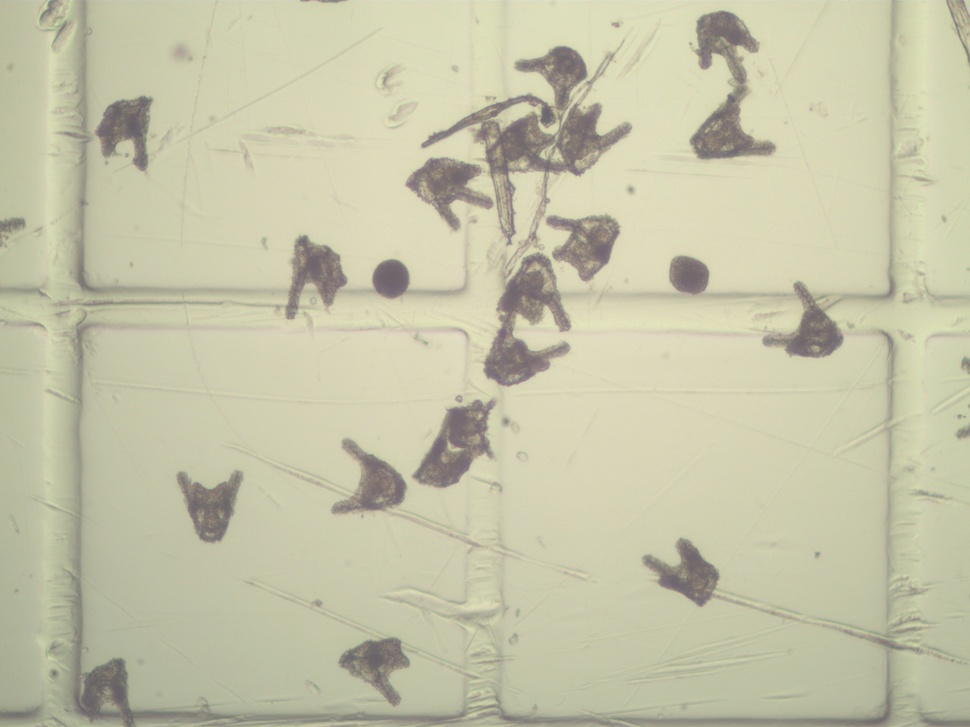
#> input picture LARVAS_1.jpg, 970 x 727 px, shrunk from 2048 x 1536 before the run
$ python Find.py
#> lines starting #> are read from the running program, lines starting #| are printed output that depends on the picture; after the words box and inside, x2 and y2 are one past the last pixel; in counts of white or black regions, pixels touching at a corner belong together
### imgClass.py
import matplotlib.pyplot as plt
from os import path, makedirs
import numpy as np
import math
import cv2

class Img:
    #======================================INIT=======================================
    def __init__(self, img):
        self.image = img

    #============================IMAGE-REPLACING-FUNCTIONS============================
    #Functions that replaces the target image by the transformed one

    #---BGRToGray---#
    def BGRToGray(self):
        image = cv2.cvtColor(self.image, cv2.COLOR_BGR2GRAY)
        self.image = image

    #---Binary---#
    def binary(self, limit = 1):
        binary = self.image
        binary[binary >= limit] = 255
        binary[binary < limit] = 0
        self.image = binary

    #---Blur---#
    def blur(self, ksize = (3, 3)):
        self.image = cv2.blur(self.image, ksize)

    #---Canny---#
    def canny(self, min, max):
        canny = cv2.Canny(self.image, min, max)
        self.image = canny

    #---Close---#
    def close(self, ksize = (20, 20), ktype = cv2.MORPH_ELLIPSE):
        self.image = cv2.morphologyEx(self.image, cv2.MORPH_CLOSE, cv2.getStructuringElement(cv2.MORPH_ELLIPSE, (20, 20)))

    #---Dilate---#
    def dilate(self, ksize = (3, 3)):
        kernel = np.ones((ksize))
        self.image = cv2.dilate(self.image, kernel)

    #---Erode---#
    def erode(self, ksize = (3, 3)):
        kernel = np.ones((ksize))
        self.image = cv2.erode(self.image, kernel)

    #---Flood Fill---#
    def floodFill(self, dstPixel = (0, 0)):
        cv2.floodFill(self.image, np.zeros((self.image.shape[0]+ 2, self.image.shape[1] + 2), dtype='uint8'), (0, 0), 128)
        self.image[self.image < 1] = 255
        self.image[self.image <= 128] = 0

    #---Gaussian Blur---#
    def gaussBlur(self, ksize = (3, 3), sigma = 3):
        self.image = cv2.GaussianBlur(self.image, ksize, sigma)

    #---GrayToBGR---#
    def grayToBGR(self):
        image = cv2.cvtColor(self.image, cv2.COLOR_GRAY2BGR)
        self.image = image

    #---Insert Border---#
    def insertBorder(self, top, bottom, left, right, borderType):
        self.image = cv2.copyMakeBorder(self.image, top, bottom, left, right, borderType)
        self.borders = [top, bottom, left, right]

    #---Invert---#
    def invert(self):
        self.image = cv2.bitwise_not(self.image)

    #---Laplacian---#
    def laplacian(self):
        laplacian = cv2.Laplacian(self.image, -1)
        self.image = laplacian

    #---Log---#
    # [6 lines left out: function log, not called in this run]

    #---Mark Objects---#
    def markObjects(self, dst, color):
        contours, hier = cv2.findContours(self.image, cv2.RETR_EXTERNAL, cv2.CHAIN_APPROX_NONE)
        for cnt in contours:
            (x, y, w, h) = cv2.boundingRect(cnt)
            cv2.rectangle(dst, (x - 10, y - 10), (x + w + 10, y + h + 10), color, 5)
        return len(contours)

    #---Open---#
    def open(self, ksize = (20, 20), ktype = cv2.MORPH_ELLIPSE):
        self.image = cv2.morphologyEx(self.image, cv2.MORPH_OPEN, cv2.getStructuringElement(cv2.MORPH_ELLIPSE, (20, 20)))

    #---Power---#
    def power(self, factor):
        powerImage = (255/255**factor) * (self.image ** factor)
        self.image = powerImage.astype("uint8")

    #---Pyr Down---#
    def pyrDown(self, times = 1):
        for i in range(times):
            self.image = cv2.pyrDown(self.image)

    #---Pyr Up---#
    def pyrUp(self, times = 1):
        for i in range(times):
            self.image = cv2.pyrUp(self.image)

    #---Remove Border---#
    # [5 lines left out: function removeBorder, not called in this run]

    #---Remove Objects by Size---#
    def removeObjectsBySize(self, areaMin = 0, minPercentOfNonWhite = 20):
        imgArea = self.image.shape[0]*self.image.shape[1]
        contours, hier = cv2.findContours(self.image, cv2.RETR_EXTERNAL, cv2.CHAIN_APPROX_NONE)
        for cnt in contours:
            (x, y, w, h) = cv2.boundingRect(cnt)
            if(h > w*1.5):
                cv2.line(self.image, (x, y + (h//2)), (x+w, y + (h//2)), (0, 0, 0), 1)
            elif(w > h*1.5):
                cv2.line(self.image, (x + (w//2), y), (x + (w//2), y + h), (0, 0, 0), 1)
        contours, hier = cv2.findContours(self.image, cv2.RETR_EXTERNAL, cv2.CHAIN_APPROX_NONE)
        for cnt in contours:
            (x, y, w, h) = cv2.boundingRect(cnt)
            if(areaMin <= cv2.contourArea(cnt) <= imgArea * 0.001271 or (w > self.image.shape[1] / 4 or h > self.image.shape[0] / 4) or (cv2.countNonZero(self.image[y:y+h, x:x+w]) < h*w*minPercentOfNonWhite/100)):
                self.image[y:y+h, x:x+w] = 0

    #---Sepia---#
    # [8 lines left out: function sepia, not called in this run]

    #---Sobel---#
    def sobel(self):
        sobel = cv2.add(cv2.Sobel(self.image, -1, 0, 1), cv2.Sobel(self.image, -1, 1, 0))
        self.image = sobel

    #---Window---#
    def window(self):
        imgArea = self.image.shape[0] * self.image.shape[1]
        intensities = np.zeros(256)
        for y in range(self.image.shape[0]):
            for x in range(self.image.shape[1]):
                g = self.image[y, x]
                intensities[g] += 100/imgArea
        minThreshold, maxThreshold = 0, 0

        for i in range(255, 0, -1):
            maxThreshold = intensities[i]
            if maxThreshold > 2:
                maxThreshold = i
                break
            intensities[i - 1] += intensities[i]
            intensities[i] = 0

        for i in range(255):
            minThreshold = intensities[i]
            if minThreshold > 2:
                minThreshold = i
                break
            intensities[i + 1] += intensities[i]
            intensities[i] = 0

        result = np.zeros(self.image.shape)
        result = (self.image.astype('float32') - minThreshold) * (255/(maxThreshold - minThreshold))
        result[result > 255] = 255
        result[result < 0] = 0
        self.image = result.astype('uint8')

    #============================TOOLS============================
    #Functions that do not alter the image

    #---Check for Removable Objects---#
    def checkForRemovableObjects(self, areaMin = 0, sizeMax = 500, minPercentOfNonWhite = 20):
        contours, hier = cv2.findContours(self.image, cv2.RETR_EXTERNAL, cv2.CHAIN_APPROX_NONE)
        imgArea = self.image.shape[0]*self.image.shape[1]
        for cnt in contours:
            (x, y, w, h) = cv2.boundingRect(cnt)
            if(h > w*1.5):
                return True
            elif(w > h*1.5):
                return True
            elif(areaMin <= cv2.contourArea(cnt) <= imgArea * 0.001271 or (w > self.image.shape[1] / 4 or h > self.image.shape[0] / 4) or (cv2.countNonZero(self.image[y:y+h, x:x+w]) < h*w*minPercentOfNonWhite/100)):
                return True
        return False

    #---Show---#
    def show(self, pos = 111, title = "", effect = None):
        plot = plt.subplot(pos)
        plot.set_title(title)
        plot.set_yticks([])
        plot.set_xticks([])
        plot.imshow(cv2.cvtColor(self.image, cv2.COLOR_GRAY2BGR), cmap = effect)

    #---Show Histogram---#
    # [86 lines left out: functions showHistogram, writeEachObject, writeObjects, getChannels, getBinaryBGR, not called in this run]

class Image:
    def __init__(self, filename):
        self.original = Img(cv2.cvtColor(cv2.imread(filename), cv2.COLOR_RGB2BGR))
        self.gray = Img(cv2.cvtColor(self.original.image, cv2.COLOR_BGR2GRAY))

def toBGR(image):
    result = image
    return cv2.cvtColor(result, cv2.COLOR_GRAY2BGR)

def toGray(image):
    return cv2.cvtColor(result, cv2.COLOR_BGR2GRAY)

def showImage(image, pos = 111, title = "", effect = None):
        plot = plt.subplot(pos)
        plot.set_title(title)
        plot.set_yticks([])
        plot.set_xticks([])
        plot.imshow(image, cmap = effect)

### Find.py
import matplotlib.pyplot as plt
import numpy as np
from imgClass import *
import cv2
import sys
sys.setrecursionlimit(10**6)

def removeBinary(filename, threshold, showPos):
    img = Image(filename)
    img.gray.window()
    img.gray.binary(threshold)
    img.gray.invert()
    img.gray.floodFill()
    if(img.gray.image.shape[0] > 1000 and img.gray.image.shape[1] > 1000):
        img.gray.erode()
    while(img.gray.checkForRemovableObjects()):
        img.gray.removeObjectsBySize()
    img.gray.show(showPos)
    return img.gray.image


filename = ["LARVAS_1.jpg", "LARVAS_2.jpg", "LARVAS_3.jpg", "LARVAS_4.jpg"]

for i in range(len(filename)):
    original = cv2.imread(filename[i])
#> original is the input picture: shape (727, 970, 3); mean B, G, R 168.3, 195.6, 197.1
    showImage(cv2.imread(filename[i]), 311)
    result = Img(cv2.add(removeBinary(filename[i], 50, 323), removeBinary(filename[i], 20, 324)))
    result.show(313)
    plt.show()
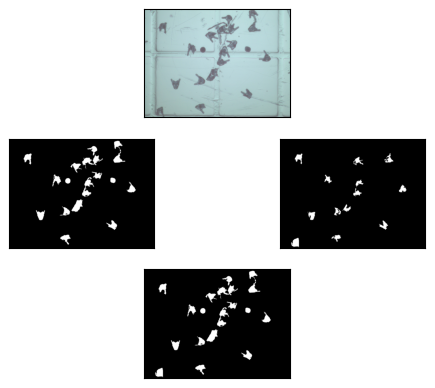
#> figure drawn by matplotlib, 4 panels; B, G, R data is drawn as R, G, B

    showImage(original, 121)
    counter = result.markObjects(original, [255, 0, 0])
#> after the loop in markObjects, `for cnt in contours:`:
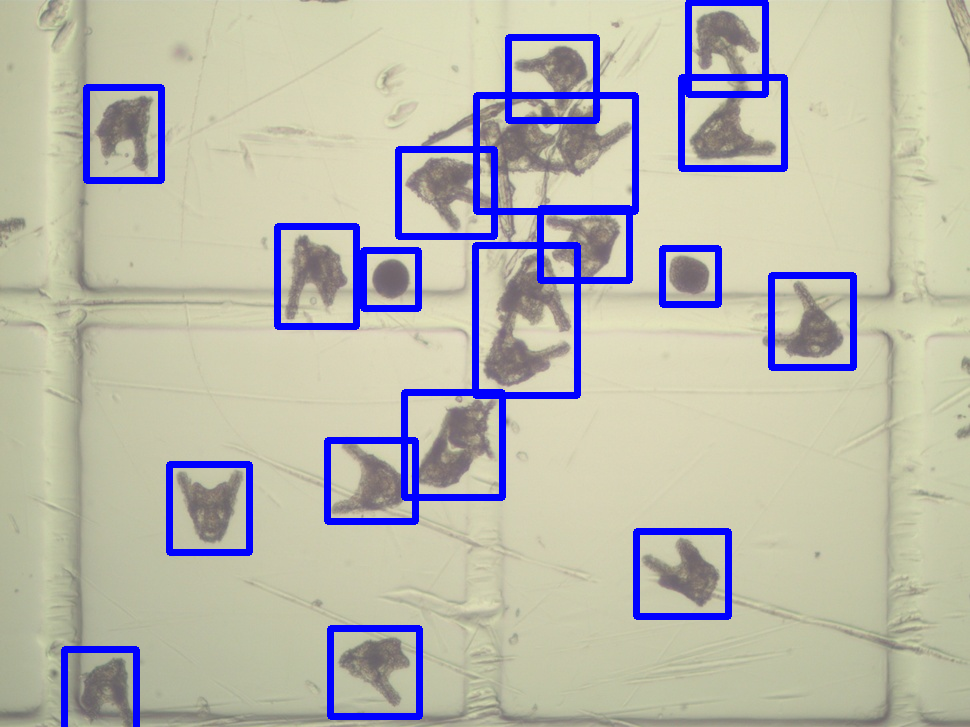
#> dst: shape (727, 970, 3); mean B, G, R 173.3, 183.4, 184.7
#> counter = 18
    showImage(original, 122)

    #plt.show()
    print(f"There are {counter} larvae in {filename[i]}")
#| There are 18 larvae in LARVAS_1.jpg
#> pass 2 of the loop `for i in range(len(filename)):`:
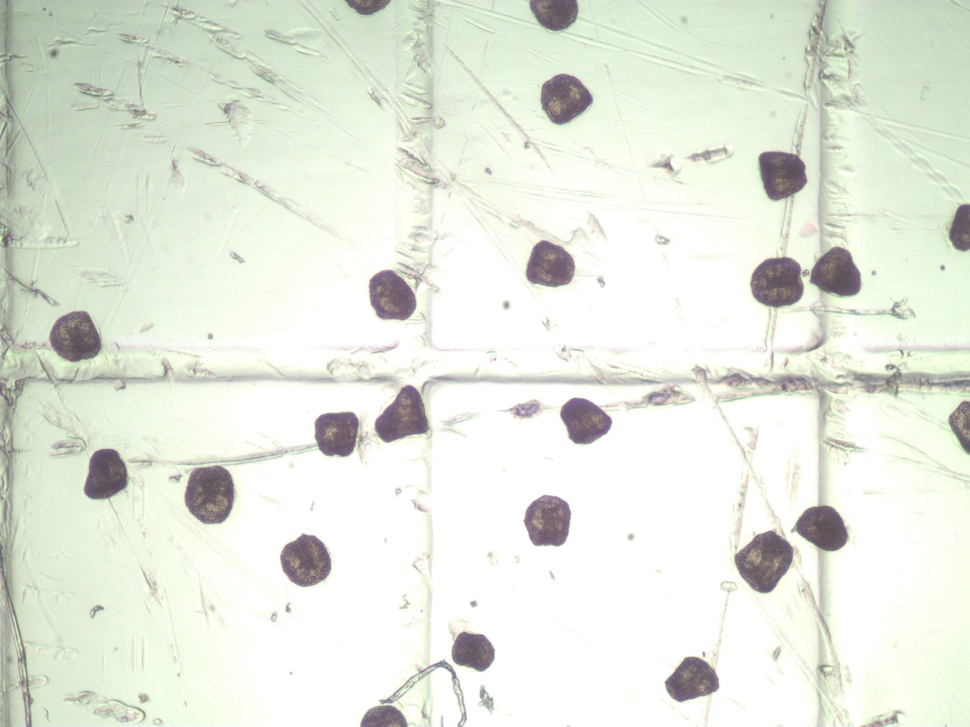
#> input picture LARVAS_2.jpg, 970 x 727 px, shrunk from 2048 x 1536 before the run
#> original is the input picture: shape (727, 970, 3); mean B, G, R 222.4, 233.5, 228.6
#> in binary (call 3), `binary[binary < limit] = 0`:
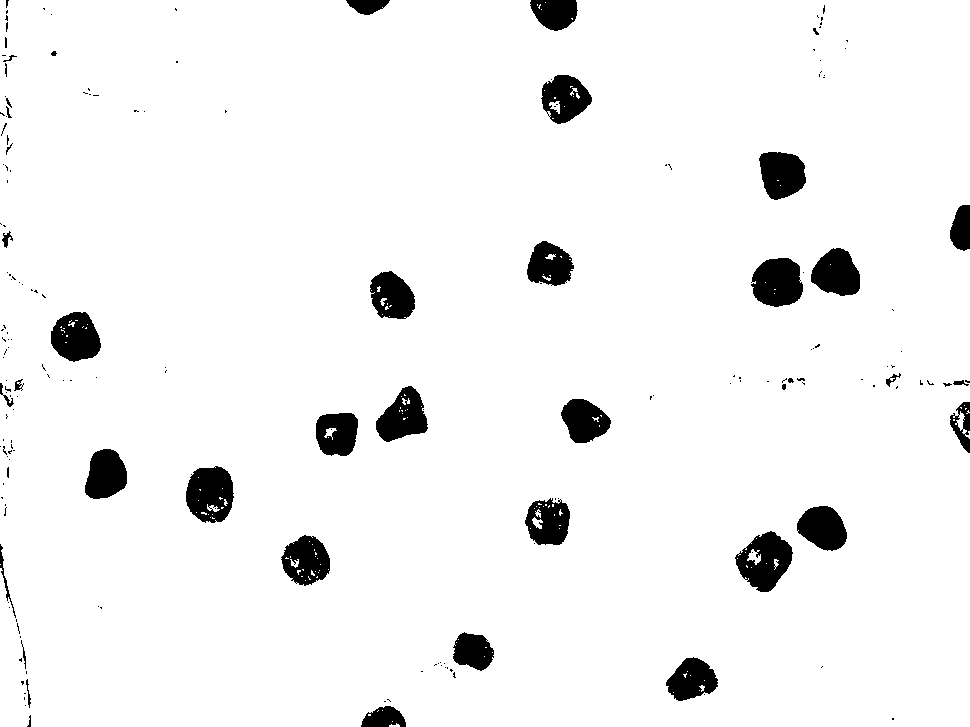
#> binary: shape (727, 970); 95% white; 194 black regions (151 under 20 px), largest, box (x1, y1, x2, y2) and area: (735, 531, 793, 592) 2134, (186, 466, 234, 523) 2068, (751, 258, 803, 307) 2001
#> in checkForRemovableObjects (call 5), `contours, hier = cv2.findContours(self.image, cv2.RETR_EXTERNAL, cv2.C..`: contours = 189 contours, 159 with area under 20; largest, box (x1, y1, x2, y2) and area: (735, 531, 793, 592) 2218, (186, 466, 234, 523) 2096, (751, 258, 803, 307) 1924, (51, 312, 101, 362) 1802, (376, 386, 428, 442) 1760
#> in checkForRemovableObjects (call 7), `contours, hier = cv2.findContours(self.image, cv2.RETR_EXTERNAL, cv2.C..`: contours = 124 contours, 98 with area under 20; largest, box (x1, y1, x2, y2) and area: (738, 532, 792, 592) 1867, (754, 258, 802, 306) 1691, (52, 312, 101, 361) 1625, (760, 153, 806, 198) 1541, (811, 249, 859, 295) 1512
#> in markObjects (call 2), `contours, hier = cv2.findContours(self.image, cv2.RETR_EXTERNAL, cv2.C..`: contours = 19 contours; largest, box (x1, y1, x2, y2) and area: (735, 531, 793, 592) 2218, (186, 466, 234, 523) 2096, (751, 258, 803, 307) 1924, (51, 312, 101, 362) 1802, (376, 386, 428, 442) 1760
#> the loop in markObjects (call 2), `for cnt in contours:` made 19 passes
#> (x, y, w, h) on passes 1 to 8: (666, 657, 52, 44), (453, 632, 41, 39), (281, 535, 49, 51), (735, 531, 58, 61), (797, 506, 50, 45), (525, 498, 45, 47), (186, 466, 48, 57), (85, 449, 42, 50)
#> after the loop in markObjects (call 2), `for cnt in contours:`:
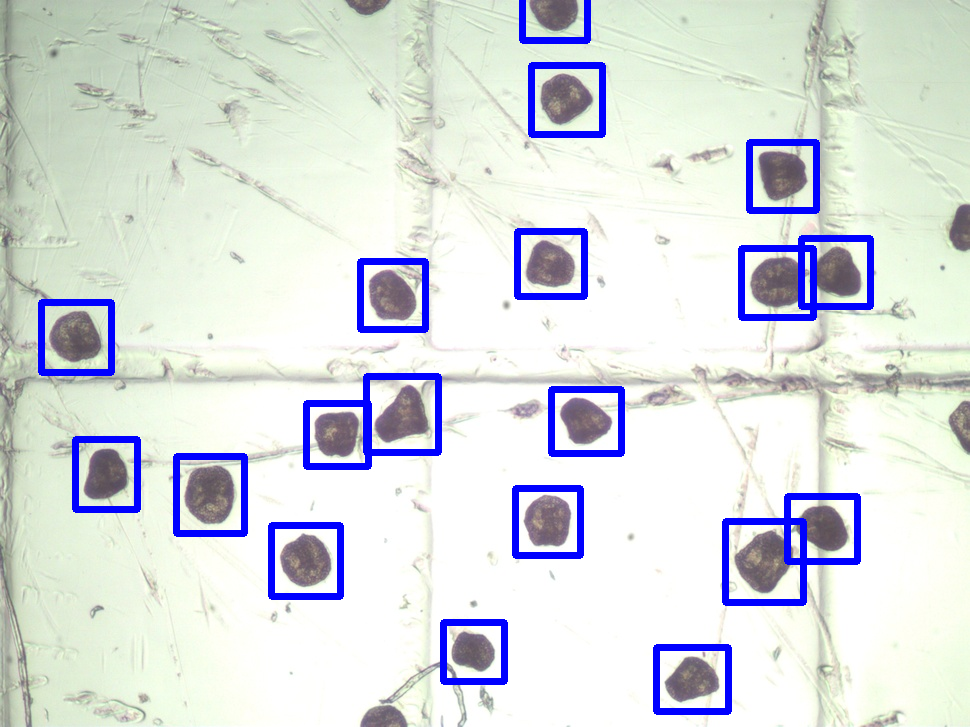
#> dst: shape (727, 970, 3); mean B, G, R 223.4, 221.5, 216.8
#> counter = 19
#| There are 19 larvae in LARVAS_2.jpg
#> pass 3 of the loop `for i in range(len(filename)):`:
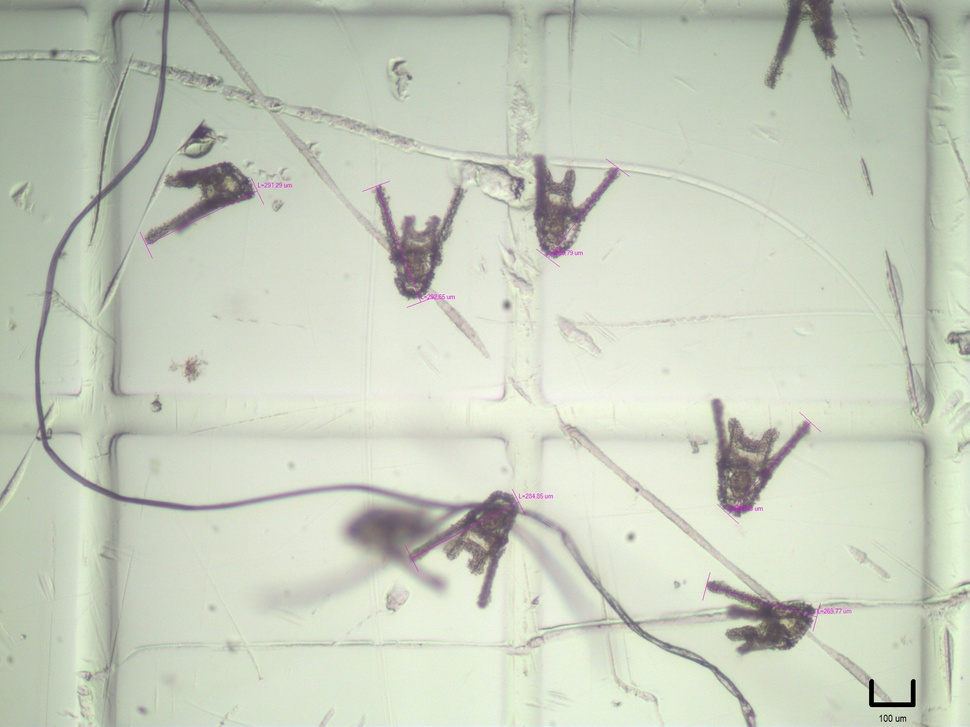
#> input picture LARVAS_3.jpg, 970 x 727 px, shrunk from 2048 x 1536 before the run
#> original is the input picture: shape (727, 970, 3); mean B, G, R 189.8, 205.9, 199.4
#> in binary (call 5), `binary[binary < limit] = 0`:
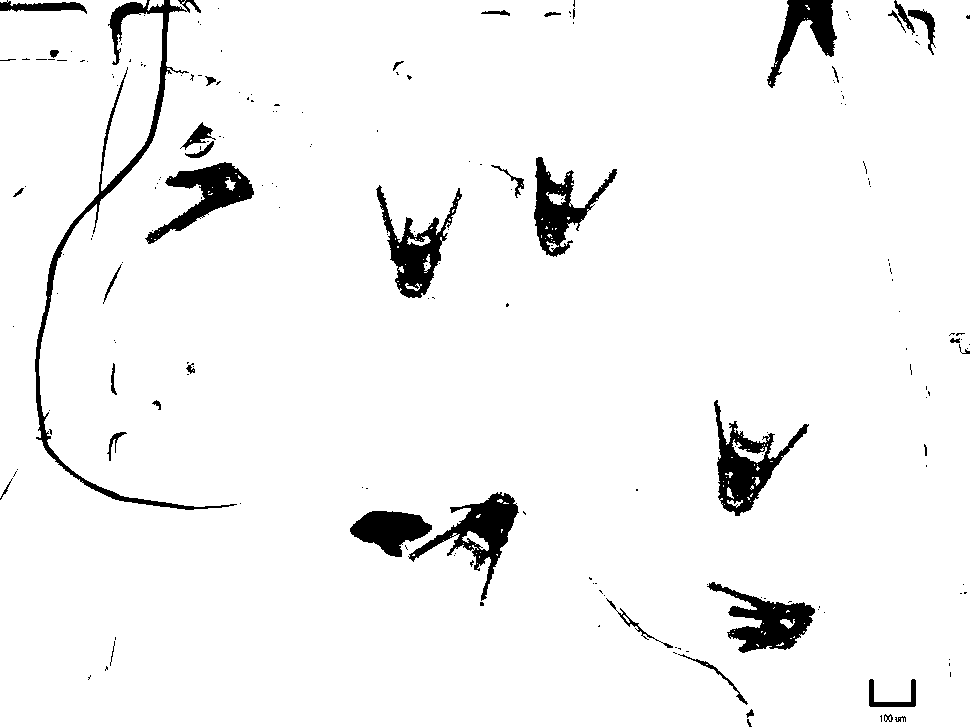
#> binary: shape (727, 970); 95.4% white; 201 black regions (161 under 20 px), largest, box (x1, y1, x2, y2) and area: (35, 0, 237, 510) 4899, (714, 400, 809, 516) 3448, (408, 492, 519, 601) 3258
#> in checkForRemovableObjects (call 9), `contours, hier = cv2.findContours(self.image, cv2.RETR_EXTERNAL, cv2.C..`: contours = 1 contour; box (x1, y1, x2, y2) and area: (0, 0, 970, 727) 703478
#> in floodFill (call 6), `self.image[self.image < 1] = 255`:
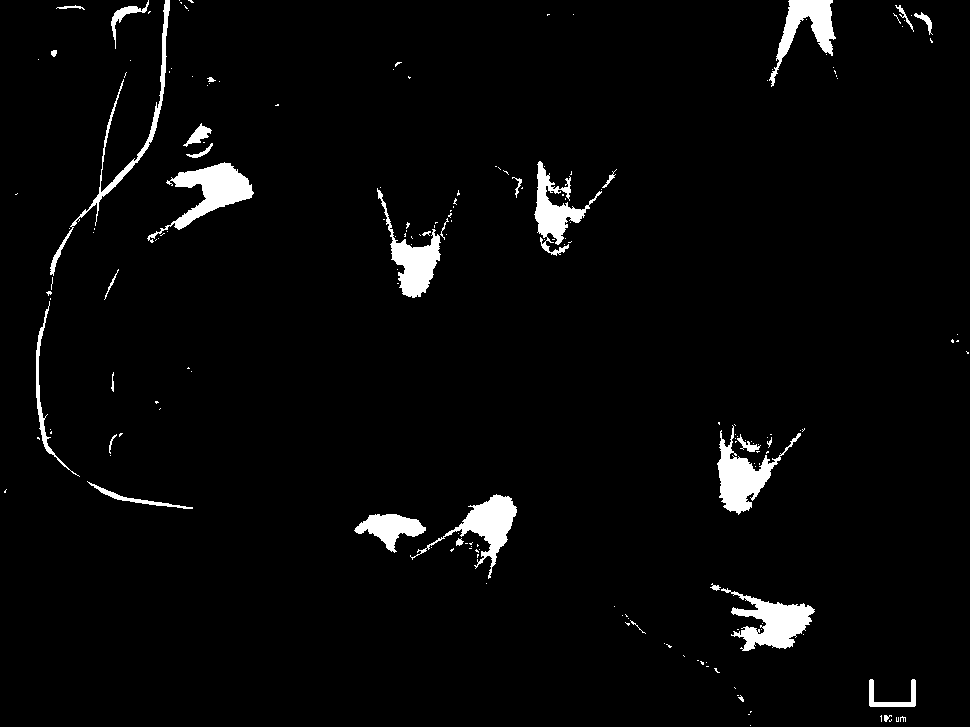
#> self.image: shape (727, 970); values 128 (black) and 255 (white), 3.2% white; 186 white regions (152 under 20 px), largest, box (x1, y1, x2, y2) and area: (147, 162, 254, 243) 2681, (721, 588, 815, 651) 2617, (717, 425, 801, 515) 2432
#> in checkForRemovableObjects (call 11), `contours, hier = cv2.findContours(self.image, cv2.RETR_EXTERNAL, cv2.C..`: contours = 186 contours, 161 with area under 20; largest, box (x1, y1, x2, y2) and area: (147, 162, 254, 243) 2490, (721, 588, 815, 651) 2382, (717, 425, 801, 515) 2209, (410, 494, 517, 579) 2016, (377, 188, 441, 298) 1927
#> in markObjects (call 3), `contours, hier = cv2.findContours(self.image, cv2.RETR_EXTERNAL, cv2.C..`: contours = 7 contours; box (x1, y1, x2, y2) and area: (153, 162, 254, 239) 2470, (721, 588, 815, 651) 2382, (717, 425, 801, 515) 2209, (426, 494, 517, 579) 1998, (769, 0, 836, 87) 1781, (534, 161, 602, 256) 1713, (390, 244, 441, 298) 1710
#> counter = 7
#| There are 7 larvae in LARVAS_3.jpg
#> the loop made 4 passes; the first 3 are shown
